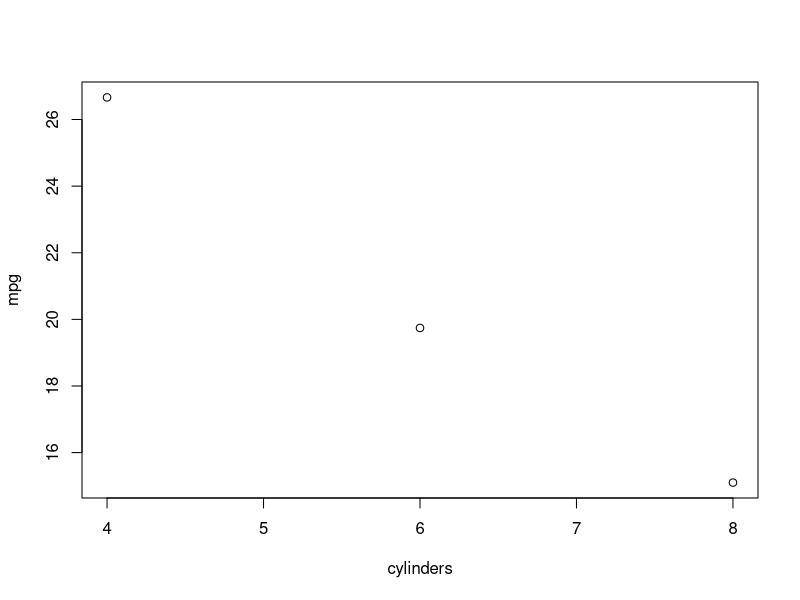

The R source for this figure:
# Load the mtcars data set that comes with R
data(mtcars)

# All the cars
allCars.df <- mtcars

# Create separate data frames for each number of cylinders
cars4Cyl.df <- allCars.df[allCars.df$cyl == 4, ]
cars6Cyl.df <- allCars.df[allCars.df$cyl == 6, ]
cars8Cyl.df <- allCars.df[allCars.df$cyl == 8, ]

# Create a table with the average mpg for each # cylinders
cylinders = c(4, 6, 8)
mpg = c(mean(cars4Cyl.df$mpg), mean(cars6Cyl.df$mpg), mean(cars8Cyl.df$mpg))
cyl.vs.mpg.df <- data.frame (cylinders, mpg)

# Plot it
plot(cylinders, mpg)

